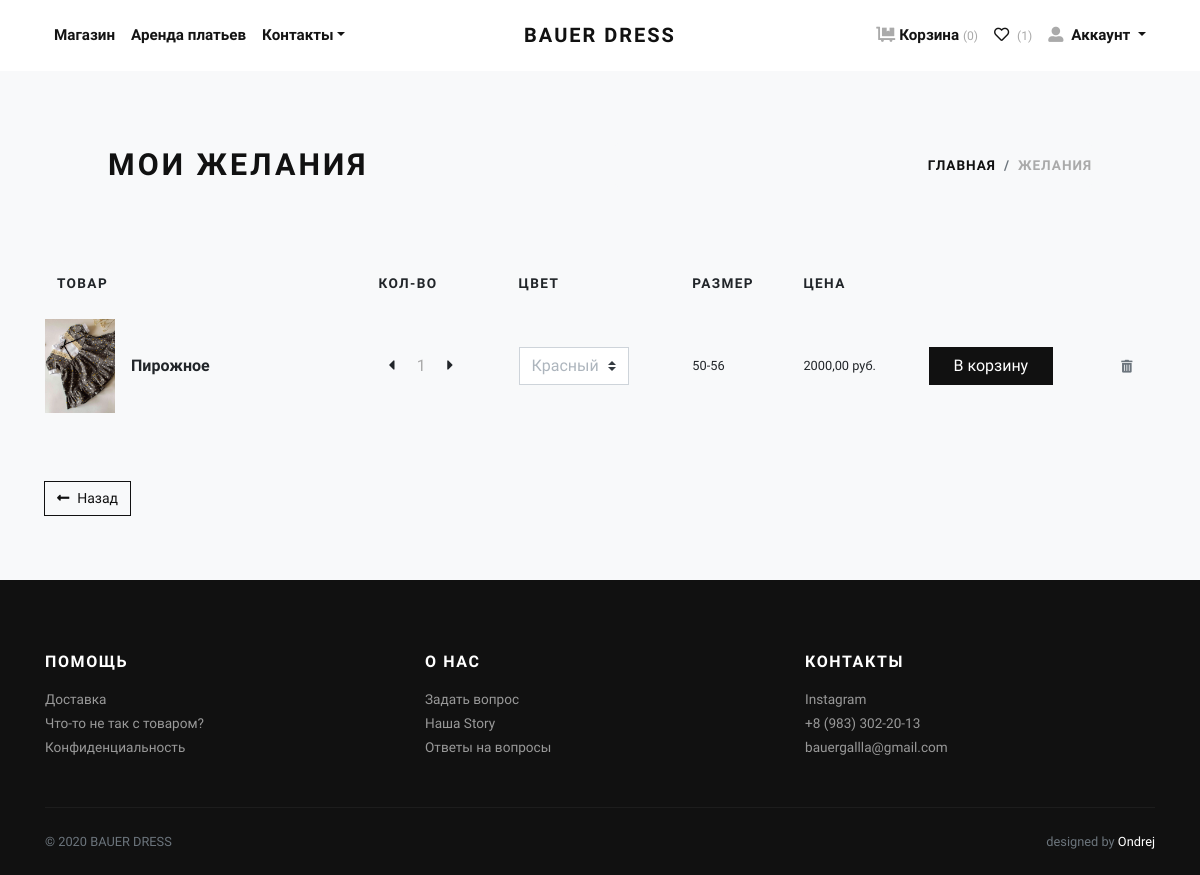
/wishlist/ (signed in), run on the app's committed database.
### wishlist/models.py (models this page shows, shortened)
class Wishlist(models.Model):
	user = models.OneToOneField(User, on_delete=models.CASCADE, verbose_name='Пользователь')
	class Meta:
		verbose_name='лист желаний'
		verbose_name_plural='лист желаний'

class WishlistItem(models.Model):
	product = models.ForeignKey(Product, on_delete=models.SET_NULL, null=True, verbose_name='товар')
	wishlist = models.ForeignKey(Wishlist, on_delete=models.CASCADE, related_name='items')
	price = models.DecimalField(max_digits=10, decimal_places=2, verbose_name='Цена')
	product_set = models.ForeignKey(ProductSet, on_delete=models.SET_NULL, null=True, related_name='product_set')
	date = models.DateTimeField(auto_now_add=True, verbose_name='Дата добавления')
	quantity = models.PositiveIntegerField(default=1, verbose_name='Количество')
	status_bought = models.BooleanField("Добавлен в корзину", default=False)
	class Meta:
		verbose_name='желание'
		verbose_name_plural='желания'
	def get_cost(self):
		return self.price * self.quantity

### shop/models.py (models this page shows, shortened)
class Product(models.Model):
	category = models.ForeignKey(Category, related_name='products',
		on_delete=models.SET_NULL, null=True, verbose_name=u"Тип товара")
	name = models.CharField(max_length=200, db_index=True, verbose_name=u"Название")
	slug = models.SlugField(max_length=200, db_index=True, verbose_name=u"URL",
		help_text='То как этот товар будет отображен в URL.')
	description = RichTextField(default='Full description of product', blank=False, null=True, verbose_name=u"Описание",
		help_text='Добавьте полное описание товара, без характеристик.')
	material = models.ForeignKey(Material, on_delete=models.SET_NULL, null=True, verbose_name=u"Материал")
	price_from = models.DecimalField(max_digits=10, decimal_places=2, verbose_name=u"Цена от", blank=False, null=True)
	price_to = models.DecimalField(max_digits=10, decimal_places=2, verbose_name=u"Цена до", blank=False, null=True)
	stock = models.PositiveIntegerField(default=1, verbose_name=u"В наличии (кол-во)")
	can_spend = models.BooleanField(default=False, verbose_name=u"Вычитать со склада")
	created = models.DateTimeField(auto_now_add=True, verbose_name=u"Создан")
	updated = models.DateTimeField(auto_now=True, verbose_name=u"Обновлен")
	tag = models.ForeignKey(Tag, on_delete=models.SET_NULL, null=True, verbose_name='Возраст')
	rent = models.BooleanField("Доступно в аренду (если да, заполни ниже)", default=False)
	pay_method = models.CharField("Если аренда, то какая оплата?", blank=True, null=True, max_length=3, help_text='Если почасовая-ч, по дням-д, неделям-нед.')
	class Meta:
		index_together = (('id','slug'),)
		verbose_name = 'товар'
		verbose_name_plural = 'товары'

class Gallery(models.Model):
    image = models.ImageField(upload_to='gallery', verbose_name='Фото')
    alt = models.CharField('Описание картинки', max_length=30, blank=False, null=True)
    product = models.ForeignKey(Product, on_delete=models.CASCADE, related_name='images')
    class Meta:
    	verbose_name = 'фото товара'
    	verbose_name_plural = 'фото товаров'

class ProductSet(models.Model):
	product = models.ForeignKey(Product, on_delete=models.CASCADE, related_name='sets')
	size_set = models.ForeignKey(SizeSet, on_delete=models.SET_NULL, null=True, related_name='size_set')
	price = models.DecimalField(max_digits=10, decimal_places=2, blank=False, verbose_name=u"Цена")
	slug = models.SlugField(max_length=300, unique=True, db_index=True)
	class Meta:
		verbose_name = 'сет товара'
		verbose_name_plural = 'сеты товаров'
	def get_absolute_url(self):
		return reverse('shop:product_set__detail', args=[self.product.category.slug, self.product.id, self.product.slug, self.slug])

class SizeSet(models.Model):
	def __str__(self):
		return '{0}-{1}'.format(self.sizes.filter().first(), self.sizes.filter().last())
	class Meta:
		verbose_name = 'сет размеров'
		verbose_name_plural = 'сеты размеров'

class Size(models.Model):
	size = models.CharField(max_length=50, null=True)
	size_set = models.ForeignKey(SizeSet, on_delete=models.CASCADE, null=True, related_name='sizes')
	def __str__(self):
		return self.size

### wishlist/views.py (the view)
# urls.py: path('', views.index, name='index'),
@login_required
def index(request):
	try:
		wishlist = Wishlist.objects.get(user=request.user)
	except ObjectDoesNotExist:
		wishlist = Wishlist.objects.create(user=request.user)
	cart_product_form = CartAddProductForm()
	return render(request, 'wishlist/wishlist.html', {'wishlist': wishlist,
				'cart_product_form': cart_product_form})

### cart/forms.py
class CartAddProductForm(forms.Form):
	quantity = forms.IntegerField()
	update = forms.BooleanField(required=False, initial=False, widget=forms.HiddenInput)
	color = forms.TypedChoiceField(choices=colors)

### cart/cart.py (called while the page is built)
	def __len__(self):
		return sum(item['quantity'] for item in self.cart.values())

### cart/context_processors.py (called while the page is built)
def cart(request):
    return {'cart': Cart(request)}

### information/context_processors.py (called while the page is built)
def categories(request):
    return {
       'categories': Category.objects.all(),
    }

### wishlist/context_processors.py (called while the page is built)
def wishlist(request):
	if request.user.is_authenticated:
		try:
			wishlist = Wishlist.objects.get(user=request.user)
		except ObjectDoesNotExist:
			wishlist = Wishlist.objects.create(user=request.user)
		return {'wishlist': wishlist}
	else:
		return {'wishlist': None}

### wishlist/templates/wishlist/wishlist.html (shortened to what this page needs)
{% extends 'shop/base.html' %}
{% load static %}
{% load widget_tweaks %}
{% block content %}
    <div class="container">
        <section class="bg-light" style="padding-top: 3em;">
          <div class="container">
            <div class="row px-4 px-lg-5 py-lg-4 align-items-center">
              <div class="col-lg-6">
                <h1 class="h2 text-uppercase mb-0">Мои желания</h1>
              </div>
              <div class="col-lg-6 text-lg-right">
                <nav aria-label="breadcrumb">
                  <ol class="breadcrumb justify-content-lg-end mb-0 px-0">
                    <li class="breadcrumb-item"><a href="{% url 'shop:main' %}">Главная</a></li>
                    <li class="breadcrumb-item active" aria-current="page">Желания</li>
                  </ol>
                </nav>
              </div>
            </div>
          </div>
        </section>
        <section class="py-5">
          <div class="row">
            {% if wishlist.items.all %}
            <div class="col-lg-12 mb-4 mb-lg-0">
              <div class="table-responsive mb-4">
                <table class="table">
                  <thead class="bg-light">
                    <tr>
                      <th class="border-0" scope="col"> <strong class="text-small text-uppercase">Товар</strong></th>
                      <th class="border-0" scope="col"> <strong class="text-small text-uppercase" style="white-space: nowrap;">Кол-во
                        </strong></th>
                      <th class="border-0" scope="col"> <strong class="text-small text-uppercase">Цвет</strong></th>
                      <th class="border-0" scope="col"> <strong class="text-small text-uppercase">Размер</strong></th>
                      <th class="border-0" scope="col"> <strong class="text-small text-uppercase">Цена</strong></th>
                      <th class="border-0" scope="col"> </th>
                      <th class="border-0" scope="col"> </th>
                    </tr>
                  </thead>
                  <tbody>
                    {% for item in wishlist.items.all %}
                    {% with product=item.product %}
                    <form method="POST" action="{% url 'wishlist:cart_add' product.id item.get_cost item.product_set.slug %}">
                      <tr>
                        <th class="pl-0 border-0" scope="row">
                          <div class="media align-items-center">
                            <a class="reset-anchor d-block animsition-link" href="{{ item.product_set.get_absolute_url }}">
                              <img src="{% if product.images.first %}{{ product.images.first.image.url }}{% endif %}" alt="{{ product.images.first.alt }}" width="70"/>
                            </a>
                            <div class="media-body ml-3" style="min-width: 150px;">
                              <strong class="h6">
                                <a class="reset-anchor animsition-link" href="{{ item.product_set.get_absolute_url }}">{{ product.name }}</a>
                              </strong>
                            </div>
                          </div>
                        </th>
                        <td class="align-middle border-0">
                          <div class="quantity">
                            <a class="dec-btn" style="padding: 10px;cursor: pointer;"><i class="fas fa-caret-left"></i></a>
                            <input class="form-control border-0 shadow-0 p-0 text-gray" type="text" value="{{ item.quantity }}" name="quantity" style="background-color: transparent;" id="quantity">
                            <a class="inc-btn" style="padding: 10px;cursor: pointer;"><i class="fas fa-caret-right"></i></a>
                          </div>
                        </td>
                        <td class="align-middle border-0">
                          {% render_field cart_product_form.color class="form-control product-size-variation-btn b-rad--none w200 form-control custom-select" style='width: auto;padding-right: 1.75rem;font-size:16px;' %}
                        </td>
                        <td class="align-middle border-0">
                          <p class="mb-0 small">{{ item.product_set.size_set }}</p>
                        </td>
                        <td class="align-middle border-0">
                          <p class="mb-0 small">{{ item.get_cost }}{% if product.rent %} руб/{% if product.pay_method %}{{ product.pay_method }}{% else %}ч{% endif %}{% else %} руб.{% endif %}</p>
                        </td>
                        <td class="align-middle border-0">
                          <button class="btn btn-dark" style="white-space: nowrap;" type="submit">
                            В корзину
                          </button>
                        </td>
                        <td class="align-middle border-0">
                          <a class="reset-anchor" href="{% url 'wishlist:wishlist_remove' product.id item.price item.quantity item.product_set.slug %}"><i class="fas fa-trash-alt small text-muted"></i></a>
                        </td>
                      </tr>
                    </form>
                    {% endwith %}
                    {% endfor %}
                  </tbody>
                </table>
              </div>
            </div>
            <div class="bg-light px-4 py-3">
              <div class="row align-items-center text-center">
                <div class="col-md-6 mb-3 mb-md-0 text-md-left" style="padding-left: 5px;white-space: nowrap;">
                  <a class="btn btn-outline-dark btn-sm" href="{{ request.META.HTTP_REFERER }}"><i class="fas fa-long-arrow-alt-left mr-2"></i>Назад
                  </a>
                </div>
              </div>
            </div>
            {% endif %}
          </div>
        </section>
    </div>
{% endblock %}

### shop/templates/shop/account_nav.html (shortened to what this page needs)
{% load static %}
<ul class="navbar-nav ml-auto">
  <li class="nav-item">
    <a class="nav-link" href="{% url 'cart:cart_detail' %}">
      <i class="fas fa-dolly-flatbed mr-1 text-gray"></i>Корзина
      <small class="text-gray">
        {% if cart %}
          {% with total_items=cart|length %}
            ({{ total_items }})
          {% endwith %}
        {% else %}
          (0)
        {% endif %}
      </small>
    </a>
  </li>
  {% if user.is_authenticated %}
  <li class="nav-item">
    <a class="nav-link" href="{% url 'wishlist:index' %}">
      <i class="far fa-heart mr-1"></i>
      <small class="text-gray">
        {% if wishlist.items.all %}
          ({{ wishlist.items.all|length }})
        {% else %}
          (0)
        {% endif %}
      </small>
    </a>
  </li>
  {% endif %}
  <li class="nav-item dropdown">
    <a class="nav-link dropdown-toggle" href="#" id="navbarDropdown" role="button" data-toggle="dropdown" aria-haspopup="true" aria-expanded="false">
      <i class="fas fa-user-alt mr-1 text-gray"></i>
      Аккаунт
    </a>
  </li>
</ul>

### shop/static/shop/css/style.blue.css (style rules this page uses)
.text-small { font-size: 0.85rem !important; }
.text-gray { color: #aaa !important; }
strong { font-weight: 700; }
.quantity { display: -ms-flexbox; display: flex; -ms-flex-align: center; align-items: center; font-family: inherit; }
.quantity input { width: 2rem; text-align: center; }
.text-uppercase { text-transform: uppercase; letter-spacing: 0.1em; }
.shadow-0 { box-shadow: none !important; }
.reset-anchor { color: inherit; transition: all 0.3s; }
.navbar-light .navbar-nav .nav-link { color: rgba(17, 17, 17, 0.99); font-weight: 800; font-size: 0.95rem; transition: all 0.3s; }
.btn { font-weight: 400; border: 1px solid transparent; font-family: inherit; padding: 0.375rem 1.5rem; font-size: 1rem; line-height: 1.5; border-radius: 0; transition: color 0.15s ease-in-out, background-color 0.15s ease-in-out, border-color 0.15s ease-in-out, box-shadow 0.15s ease-in-out; }
.btn-dark { color: #fff; background-color: #111111; border-color: #111111; }
.btn-outline-dark { color: #111111; background-color: transparent; background-image: none; border-color: #111111; }
.btn-sm { padding: 0.375rem 0.75rem; font-size: 0.875rem; line-height: 1.5; border-radius: 0; }
body { font-family: "Libre Franklin", sans-serif; font-size: 1rem; font-weight: 400; line-height: 1.5; color: #111111; background-color: #fff; }
a { color: #2b90d9; text-decoration: none; }
h1, h2, h3, h4, h5, h6, .h1, .h2, .h3, .h4, .h5, .h6 { margin-bottom: 0.5rem; font-family: inherit; font-weight: 900; line-height: 1.2; color: inherit; }
h1, .h1 { font-size: 2.2rem; }
h2, .h2 { font-size: 1.9rem; }
h6, .h6 { font-size: 1rem; }
small, .small { font-size: 80%; font-weight: 400; }
.bg-light { background-color: #f8f9fa !important; }
.form-control { padding: 0.375rem 0.75rem; font-size: 1rem; line-height: 1.5; color: #495057; background-color: #fff; border: 1px solid #ced4da; border-radius: 0; transition: border-color 0.15s ease-in-out, box-shadow 0.15s ease-in-out; }
.form-control::placeholder { color: #adb5bd; font-size: 0.85rem; font-weight: 400; }
select.form-control:not([size]):not([multiple]) { height: calc(2.25rem + 2px); }
.nav-link { padding: 0.5rem 1rem; }
.breadcrumb { background: #f8f9fa; }
.breadcrumb-item { font-size: 0.85rem; text-transform: uppercase; letter-spacing: 0.07em; font-weight: 900; color: #111111; }
.breadcrumb-item a { color: inherit; transition: all 0.3s; }
.breadcrumb-item.active { color: #aaa; }
input, textarea, select { font-size: 16px; }

### shop/static/shop/css/custom.css (style rules this page uses)
.custom-select { color: #adb5bd; font-size: 0.85rem; font-weight: 400; }

### data on the page
Wishlist: items.all|length "1"
WishlistItem: product.images.first.image (picture), product.name "Пирожное", quantity "1", product_set.size_set "50-56", get_cost "2000,00"
